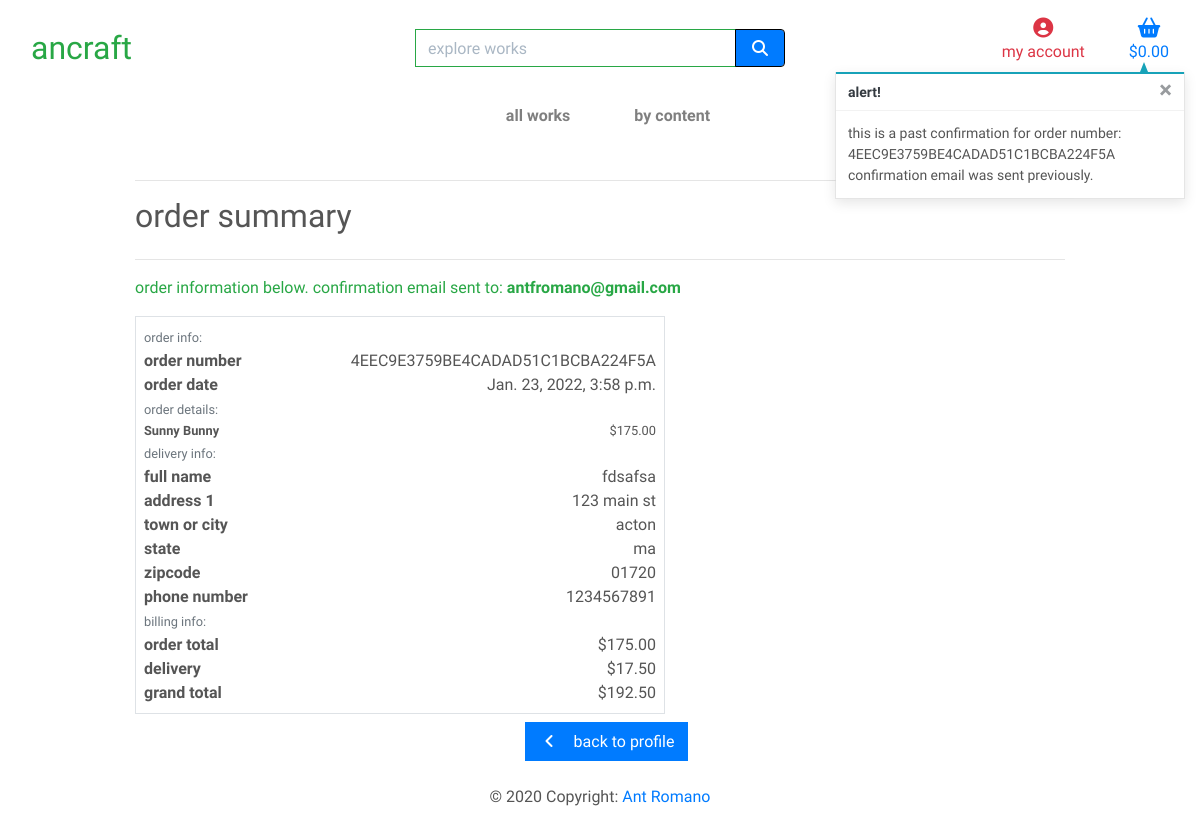
/profile/order_history/4EEC9E3759BE4CADAD51C1BCBA224F5A, run on the app's committed database.
### checkout/models.py (models this page shows, shortened)
class Order(models.Model):
    order_number = models.CharField(max_length=32, null=False, editable=False)
    user_profile = models.ForeignKey(UserProfile, on_delete=models.SET_NULL,
                                     null=True, blank=True, related_name='orders')
    full_name = models.CharField(max_length=50, null=False, blank=False)
    email = models.EmailField(max_length=254, null=False, blank=False)
    phone_number = models.CharField(max_length=20, null=False, blank=False)
    zipcode = models.CharField(max_length=20, null=True, blank=True)
    state = models.CharField(max_length=40, null=False, blank=False)
    town_or_city = models.CharField(max_length=40, null=False, blank=False)
    street_address1 = models.CharField(max_length=80, null=False, blank=False)
    street_address2 = models.CharField(max_length=80, null=True, blank=True)
    date = models.DateTimeField(auto_now_add=True)
    delivery_cost = models.DecimalField(max_digits=6, decimal_places=2, null=False, default=0)
    order_total = models.DecimalField(max_digits=10, decimal_places=2, null=False, default=0)
    grand_total = models.DecimalField(max_digits=10, decimal_places=2, null=False, default=0)
    original_cart = models.TextField(null=False, blank=False, default='')
    stripe_pid = models.CharField(max_length=254, null=False, blank=False, default='')

class OrderLineItem(models.Model):
    order = models.ForeignKey(Order, null=False, blank=False, on_delete=models.CASCADE, related_name='lineitems')
    work = models.ForeignKey(Work, null=False, blank=False, on_delete=models.CASCADE)
    quantity = models.IntegerField(null=False, blank=False, default=0)
    lineitem_total = models.DecimalField(max_digits=6, decimal_places=2, null=False, blank=False, editable=False)

### works/models.py (models this page shows, shortened)
class Work(models.Model):
    class Meta:
        verbose_name_plural = 'Works'
    content = models.ForeignKey('Content', null=True, blank=True,
                                 on_delete=models.SET_NULL)
    name = models.CharField(max_length=254)
    description = models.TextField()
    is_sold = models.BooleanField(default=False)
    price = models.DecimalField(max_digits=6, decimal_places=2)
    rating = models.DecimalField(max_digits=3, decimal_places=2, null=True, blank=True, default=1, validators=[
                                 MaxValueValidator(5), MinValueValidator(1)])
    image = models.ImageField(null=True, blank=True)
    num_of_ratings = models.IntegerField(default=1, blank=False, null=False)

### profiles/views.py (the view)
# urls.py: path('order_history/<order_number>', views.order_history, name='order_history'),
def order_history(request, order_number):
    order = get_object_or_404(Order, order_number=order_number)
    messages.info(request, (
        f'this is a past confirmation for order number: {order_number} '
        'confirmation email was sent previously.'
    ))
    template = 'checkout/checkout_success.html'
    context = {
        'order': order,
        'from_profile': True,
    }
    return render(request, template, context)

### cart/contexts.py (called while the page is built, shortened)
def cart_sum(request):
    cart = request.session.get('cart', {})
    cart_items = []
    total = 0
    work_count = 0
    delivery_cost = total * Decimal(settings.STANDARD_DELIVERY_PERCENTAGE / 100)
    grand_total = delivery_cost + total
    context = {
        'cart_items': cart_items,
        'total': total,
        'work_count': work_count,
        'delivery_cost': delivery_cost,
        'grand_total': grand_total,
    }
    return context

### checkout/templates/checkout/checkout_success.html (shortened to what this page needs)
{% extends "base.html" %}
{% load static %}
{% block extra_css %}
    <link rel="stylesheet" href="{% static 'checkout/css/checkout.css' %}">
{% endblock %}
{% block page_header %}
    <div class="container header-container">
    </div>
{% endblock %}
{% block content %}
    <div class="overlay"></div>
    <div class="container">
        <div class="row">
            <div class="col">
                <hr>
                <h2 class="logo-font mb-4">order summary</h2>
                <hr>
                <p class="text-green-alt">order information below.  confirmation email sent to: <strong>{{ order.email }}</strong></p>
            </div>
        </div>
        <div class="row">
            <div class="col-12 col-lg-7">
                <div class="order-confirmation-wrapper p-2 border">
                    <div class="row">
                        <div class="col">
                            <small class="text-muted">order info:</small>
                        </div>
                    </div>
                    <div class="row">
                        <div class="col-12 col-md-4">
                            <p class="mb-0 text-black font-weight-bold">order number</p>
                        </div>
                        <div class="col-12 col-md-8 text-md-right">
                            <p class="mb-0">{{ order.order_number }}</p>
                        </div>
                    </div>
                    <div class="row">
                        <div class="col-12 col-md-4">
                            <p class="mb-0 text-black font-weight-bold">order date</p>
                        </div>
                        <div class="col-12 col-md-8 text-md-right">
                            <p class="mb-0">{{ order.date }}</p>
                        </div>
                    </div>
                    <div class="row">
                        <div class="col">
                            <small class="text-muted">order details:</small>
                        </div>
                    </div>
                    {% for item in order.lineitems.all %}
                    <div class="row">
                        <div class="col-12 col-md-4">
                            <p class="small mb-0 text-black font-weight-bold">
                                {{ item.work.name }}
                            </p>
                        </div>
                        <div class="col-12 col-md-8 text-md-right">
                            <p class="small mb-0">${{ item.work.price }}</p>
                        </div>
                    </div>
                    {% endfor %}
                    <div class="row">
                        <div class="col">
                            <small class="text-muted">delivery info:</small>
                        </div>
                    </div>
                    <div class="row">
                        <div class="col-12 col-md-4">
                            <p class="mb-0 text-black font-weight-bold">full name</p>
                        </div>
                        <div class="col-12 col-md-8 text-md-right">
                            <p class="mb-0">{{ order.full_name }}</p>
                        </div>
                    </div>
                    <div class="row">
                        <div class="col-12 col-md-4">
                            <p class="mb-0 text-black font-weight-bold">address 1</p>
                        </div>
                        <div class="col-12 col-md-8 text-md-right">
                            <p class="mb-0">{{ order.street_address1 }}</p>
                        </div>
                    </div>
                    <div class="row">
                        <div class="col-12 col-md-4">
                            <p class="mb-0 text-black font-weight-bold">town or city</p>
                        </div>
                        <div class="col-12 col-md-8 text-md-right">
                            <p class="mb-0">{{ order.town_or_city }}</p>
                        </div>
                    </div>
                    <div class="row">
                        <div class="col-12 col-md-4">
                            <p class="mb-0 text-black font-weight-bold">state</p>
                        </div>
                        <div class="col-12 col-md-8 text-md-right">
                            <p class="mb-0">{{ order.state }}</p>
                        </div>
                    </div>
                    <div class="row">
                        <div class="col-12 col-md-4">
                            <p class="mb-0 text-black font-weight-bold">zipcode</p>
                        </div>
                        <div class="col-12 col-md-8 text-md-right">
                            <p class="mb-0">{{ order.zipcode }}</p>
                        </div>
                    </div>
                    <div class="row">
                        <div class="col-12 col-md-4">
                            <p class="mb-0 text-black font-weight-bold">phone number</p>
                        </div>
                        <div class="col-12 col-md-8 text-md-right">
                            <p class="mb-0">{{ order.phone_number }}</p>
                        </div>
                    </div>
                    <div class="row">
                        <div class="col">
                            <small class="text-muted">billing info:</small>
                        </div>
                    </div>
                    <div class="row">
                        <div class="col-12 col-md-4">
                            <p class="mb-0 text-black font-weight-bold">order total</p>
                        </div>
                        <div class="col-12 col-md-8 text-md-right">
                            <p class="mb-0">${{ order.order_total }}</p>
                        </div>
                    </div>
                    <div class="row">
                        <div class="col-12 col-md-4">
                            <p class="mb-0 text-black font-weight-bold">delivery</p>
                        </div>
                        <div class="col-12 col-md-8 text-md-right">
                            <p class="mb-0">${{ order.delivery_cost | floatformat:2 }}</p>
                        </div>
                    </div>
                    <div class="row">
                        <div class="col-12 col-md-4">
                            <p class="mb-0 text-black font-weight-bold">grand total</p>
                        </div>
                        <div class="col-12 col-md-8 text-md-right">
                            <p class="mb-0">${{ order.grand_total }}</p>
                        </div>
                    </div>
                </div>
            </div>
        </div>
        </div>
        <div class="row">
			<div class="col-12 col-lg-7 text-right">
                {% if from_profile %}
                    <a href="{% url 'profile' %}" class="btn btn-primary rounded-0 my-2">
                        <span class="icon mr-2">
                            <i class="fas fa-angle-left"></i>
                        </span>
                        <span>back to profile</span>
                    </a>
                {% endif %}
			</div>
		</div>
{% endblock %}

### static/css/base.css (style rules this page uses)
html { height: 100%; }
body { color: #555; font-family: 'Balsamiq Sans', cursive; }
.icon { align-items: center; display: inline-flex; justify-content: center; height: 1.5rem; width: 1.5rem; }
.text-green-alt { color: #28a745 !important; }
.overlay { height: 100vh; width: 100%; top: 0; left: 0; position: fixed; background: white; z-index: -1; }
@media (min-width: 1200px) { .container { max-width: 80%; } }
@media (min-width: 992px) { .header-container { padding-top: 164px; } }

### data on the page
Order: email "antfromano@gmail.com", order_number "4EEC9E3759BE4CADAD51C1BCBA224F5A", date "Jan. 23, 2022, 3:58 p.m.", full_name "fdsafsa", street_address1 "123 main st", town_or_city "acton", state "ma", zipcode "01720", phone_number "1234567891", order_total "175.00", delivery_cost "17.50", grand_total "192.50"
OrderLineItem: work.name "Sunny Bunny", work.price "175.00"

### other printed values
{{ message }} "this is a past confirmation for order number: 4EEC9E3759BE4CADAD51C1BCBA224F5A confirmation email was sent previously."
